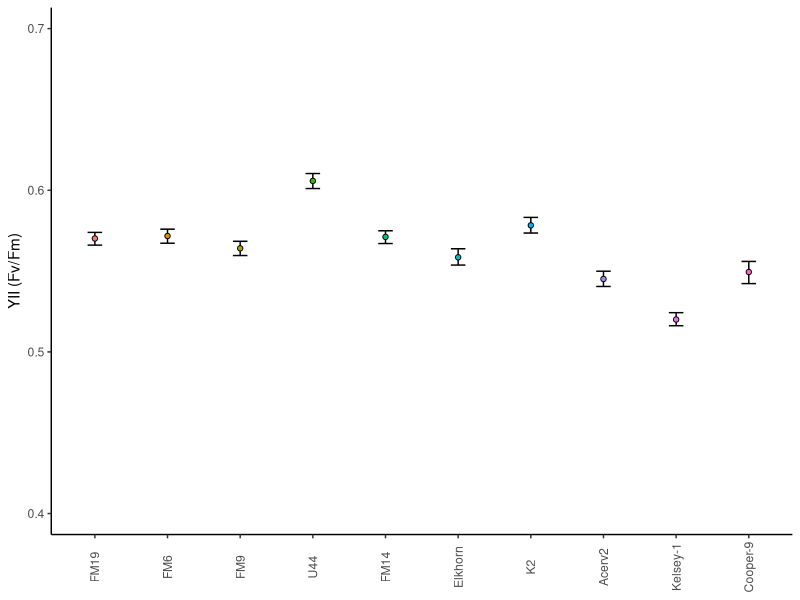
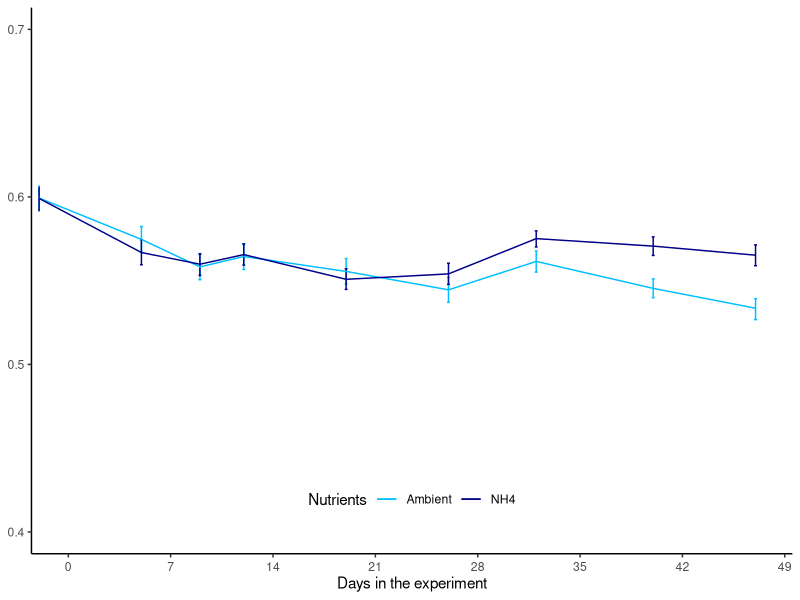
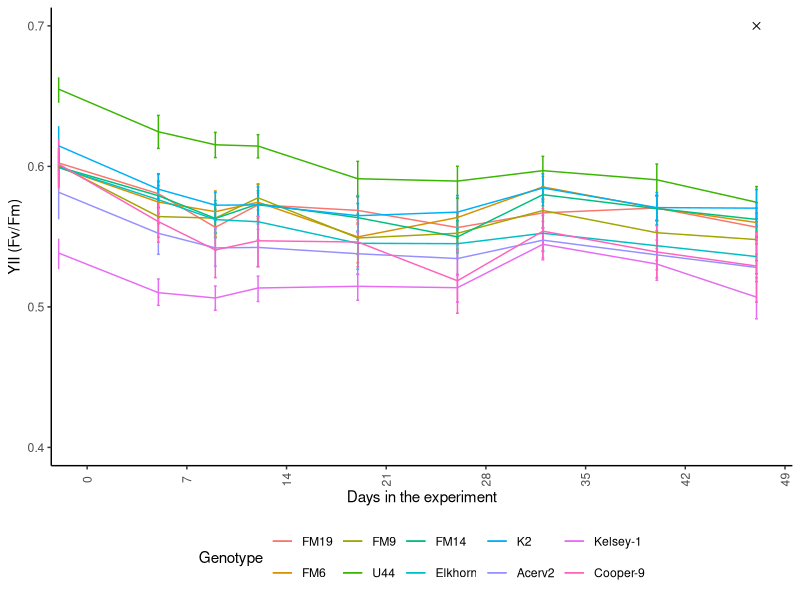
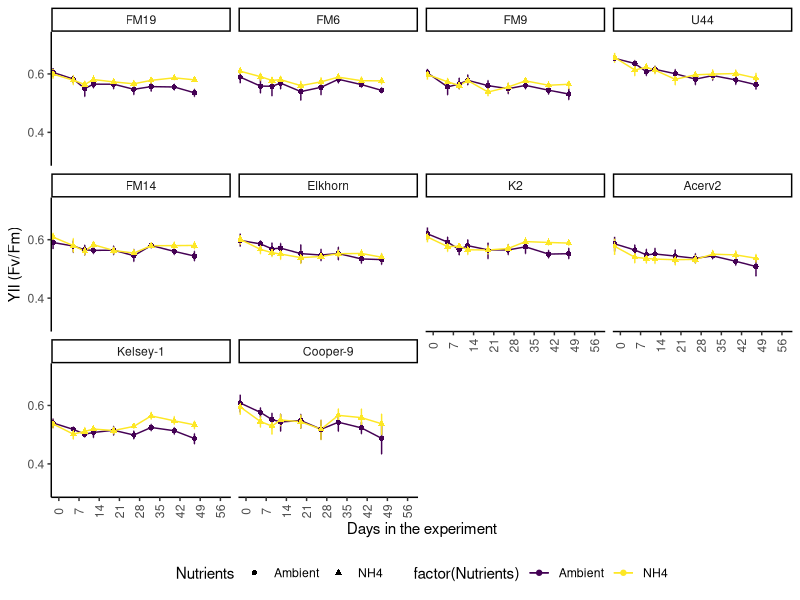
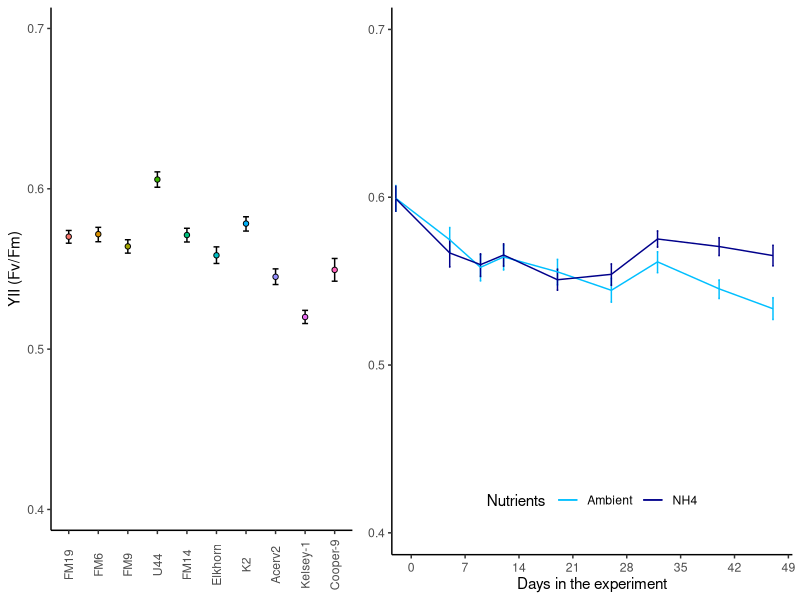

Recreate these plots in R, in order. (Note: this script raises an error after producing the figures.)
## ---- chunk 1
knitr::opts_chunk$set(echo = TRUE, warning=FALSE, message=FALSE, fig.width=7, fig.height=7 )
## ---- chunk 2

# Get all libraries and sources required to run the script

library(dplyr)
library(plyr)
library(reshape2)
library(ggplot2)
library(ggthemes)
library(ggpubr)

theme_set (theme_classic() + theme(panel.grid.major = element_blank(),
                              panel.grid.minor = element_blank(), 
                              axis.line = element_line(colour = "black"),
                              legend.position="none",
                              axis.text.x = element_text(angle = 90, 
                                                         vjust = 0.5),
                              plot.title = element_text(size=12,
                                                        face="bold"),
                              #panel.border = element_rect(colour = "black",
                              #fill=NA, size=1)
                              panel.border = element_blank()
                              ))

# Treatment colour
  Fill.colour <- scale_colour_manual(values =
                     c("deepskyblue", "indianred1", "blue4", "red4"))
  Fill.colour2 <- scale_colour_manual(values =
                     c("deepskyblue", "blue4"))

# Models 
  library(lme4)
  library(multcomp)
  library(multcompView)
  library(emmeans)
  library(effects)
  library(lmerTest)
## ---- chunk 3

# 1. Import data: 

  # Long format Ssid YII
    YII.Tall<-read.csv("Data/YII_tall.csv")

  # Wide format 
    # YII.wide<- YII.Tall<-readRDS("Data/YII.Wide.rds")
    # YII.Wide<-read.csv("Data/YII_Wide.csv")
  
  #summary(YII.Tall)


# 2. Data clean-up an types: 
  
  # Variable types 
    #YII.nutrients$Time <- as.factor(YII.nutrients$Time)
    YII.Tall$Time<-as.numeric(YII.Tall$Time)
    YII.Tall$Date<-as.Date(YII.Tall$Date, "%Y-%m-%d")
    YII.Tall$Days<-(as.numeric(YII.Tall$Date)-18518)
    YII.Tall$Date[which(YII.Tall$Date=="2020-09-04")]<-"2020-09-02"
    YII.Tall$Date<-as.Date(YII.Tall$Date, "%Y-%m-%d")
    YII.Tall<-filter(YII.Tall, Date!="2020-10-29")
  
  # Remove-unused data    
    Extras <- YII.Tall[which (YII.Tall$Nutrients=="Extra"), ]
    #YII.Tall <- droplevels(YII.Tall[!rownames(YII.Tall) %in%
    #                                     rownames(Extras), ])
    
    Error <- YII.Tall[which (YII.Tall$YII==0), ]
    # YII.Tall <- droplevels(YII.Tall[!rownames(YII.Tall) %in%
    #                                     rownames(Error), ])
    
    YII.Tall<-filter(YII.Tall, Genotype!="U41")
    #YII.Tall$Genotype <- droplevels(YII.Tall$Genotype)
    YII.Tall$Genotype<-factor(YII.Tall$Genotype, 
                              levels=c("FM19", "FM6", "FM9", "U44",
                                       "FM14", "Elkhorn","K2",
                                      "Acerv2", "Kelsey-1", "Cooper-9"))

    
  # Treatments
    YII.Tall$Nutrients<-factor(YII.Tall$Nutrients, 
                             levels= c("Ambient", "NH4"), ordered=TRUE)
    YII.Tall$Disease<-factor(YII.Tall$Disease, 
                             levels= c("Placebo", "Pathogen"),
                             ordered=TRUE)
    YII.Tall$Treatment<-paste(YII.Tall$Nutrients, YII.Tall$Disease,
                              sep = "-")
    YII.Tall$Treatment<-factor(YII.Tall$Treatment,
                              levels = c("Ambient-Placebo",
                                         "Ambient-Pathogen",
                                         "NH4-Placebo", "NH4-Pathogen"))
  # Replicates
    YII.Tall$Tank<-factor(YII.Tall$Tank, ordered=FALSE)
    YII.Tall$Genotype<-factor(YII.Tall$Genotype, ordered=FALSE)
  
  summary(YII.Tall)

# Subset data  
YII.CRF<-YII.Tall[which(YII.Tall$Genotype=='K2'|
                      YII.Tall$Genotype=='U41'|
                      YII.Tall$Genotype=='U44'), ]

YII.UM<-YII.Tall[which(YII.Tall$Genotype=='Acerv2'|
                      YII.Tall$Genotype=='Cooper-9'|
                      YII.Tall$Genotype=='Elkhorn'|
                      YII.Tall$Genotype=='Kelsey-1'), ]

YII.FWC<-YII.Tall[which(YII.Tall$Genotype=='FM14'|
                      YII.Tall$Genotype=='FM6'|
                      YII.Tall$Genotype=='FM19'|
                      YII.Tall$Genotype=='FM9'), ]


LastTreatment<-YII.Tall[which(YII.Tall$Time=='12'|YII.Tall$Time=='13'), ]

YII.Nutrients<-YII.Tall[YII.Tall$Days>-3,]
YII.Nutrients<-YII.Nutrients[YII.Nutrients$Days<51,]
## ---- chunk 4
YII_Genet<- ggplot(YII.Nutrients, aes (Genotype, YII, fill=Genotype)) +
  stat_summary(fun.data = "mean_cl_boot",geom = "errorbar", width = 0.2 )+
  stat_summary(fun=mean, geom="point", shape=21) + 
  #geom_jitter(alpha=0.5, shape=21)+
  theme(legend.position ="none",
        axis.title.x = element_blank())+
  scale_y_continuous(limits = c(0.4, .70),
                         breaks = seq(0, 0.7, 0.1),  
                         expand = c(0.01, 0.01),
                         name=("YII (Fv/Fm)"))
YII_Genet  
## ---- chunk 5
YII_Nutrients<- ggplot(YII.Nutrients, aes (Days, YII, colour=Nutrients)) +
  stat_summary(fun.data = "mean_cl_boot",geom = "errorbar", width = 0.2 )+
  stat_summary(fun=mean, geom="line") + 
  #geom_jitter(alpha=0.5, shape=21)+
  theme(legend.position = c(0.5, 0.1), legend.direction = "horizontal",
        axis.text.x = element_text(angle = 0),
         axis.title.y = element_blank())+
  scale_y_continuous(limits = c(0.4, .70),
                         breaks = seq(0, 0.7, 0.1),  
                         expand = c(0.01, 0.01),
                         name=("YII (Fv/Fm)"))+
  scale_x_continuous(limits = c(-2, 49),
                         breaks = seq(0, 50, 7),  
                         expand = c(0.01, 0.01),
                         name=("Days in the experiment"))+
  Fill.colour2
YII_Nutrients  
## ---- chunk 6
YII_plot<-ggarrange(YII_Genet, YII_Nutrients,
                ncol = 2, nrow = 1, widths = c(0.9, 1.1))
ggsave(file="Outputs/Figure_2_YII.svg", plot=YII_plot, dpi = 300, width=6, height=4)
## ---- chunk 7
# Genotype
YII_Genet<- ggplot(YII.Nutrients, aes (Days, YII, colour=Genotype)) +
  stat_summary(fun.data = "mean_cl_boot",geom = "errorbar", width = 0.2 )+
  stat_summary(fun=mean, geom="line") + 
  #geom_jitter(alpha=0.5, shape=21)+
  theme(legend.position = "bottom")+
  scale_y_continuous(limits = c(0.4, .70),
                         breaks = seq(0, 0.7, 0.1),  
                         expand = c(0.01, 0.01),
                         name=("YII (Fv/Fm)"))+
  scale_x_continuous(limits = c(-2, 49),
                         breaks = seq(0, 50, 7),  
                         expand = c(0.01, 0.01),
                         name=("Days in the experiment"))+
   annotate("rect",xmin=48, ymin=0.2, xmax = 49, ymax = 0.7, 
               alpha=0.5)+
  # Tissue samples
  annotate("point",x=c(47), y=c(0.7), 
           shape=4, size=2)+
  annotate("point",x=c(58), y=c(0.7), 
           shape=4, size=2)
YII_Genet  
#YII_Genet+ facet_wrap(~Nutrients)
#YII_Genet+ facet_wrap(~Disease)
#YII_Genet+ facet_wrap(Nutrients~Disease)
## ---- chunk 8
YII_Genet2<- ggplot(YII.Nutrients, aes (Days, YII, colour=factor(Treatment), shape=Nutrients)) +
  stat_summary(fun.data = "mean_cl_boot",geom = "errorbar", width = 0.2 )+
  stat_summary(fun=mean, geom="line") + 
  stat_summary(fun=mean, geom="point") +
  #geom_jitter(alpha=0.2)+
  theme(legend.position = "bottom")+
  scale_y_continuous(limits = c(0.4, .70),
                         breaks = seq(0, 0.7,0.1),  
                         expand = c(0.01, 0.01),
                         name=("YII (Fv/Fm)"))+
  scale_x_continuous(limits = c(-2, 59),
                         breaks = seq(0, 60, 7),  
                         expand = c(0.01, 0.01),
                         name=("Days in the experiment"))+
  Fill.colour

#YII_Genet2+ facet_wrap(Genotype~.)
## ---- chunk 9
YII_Genet<- ggplot(YII.Nutrients, aes (Days, YII, colour=factor(Nutrients), shape=Nutrients)) +
  stat_summary(fun.data = "mean_cl_boot",geom = "errorbar", width = 0.2 )+
  stat_summary(fun=mean, geom="line") + 
  stat_summary(fun=mean, geom="point") +
  #geom_jitter(alpha=0.2)+
  theme(legend.position = "bottom")+
  scale_y_continuous(limits = c(0.3, .73),
                         breaks = seq(0, 0.7,0.2),  
                         expand = c(0.01, 0.01),
                         name=("YII (Fv/Fm)"))+
  scale_x_continuous(limits = c(-2, 59),
                         breaks = seq(0, 60, 7),  
                         expand = c(0.01, 0.01),
                         name=("Days in the experiment"))
  #Fill.colour

YII_Genet+ facet_wrap(Genotype~.)
## ---- chunk 10
# More complex model 
YII.Nutrients<-subset(YII.Nutrients, Days<49)
YII.Nutrients$DayF<-as.factor(YII.Nutrients$Days)

LM_1 <- lmer(YII ~ Nutrients * DayF * Genotype + 
                             (1|Fragment), REML=TRUE, data= YII.Nutrients)

step(LM_1)
LM_2 <- lmer(YII ~ Nutrients + DayF + Genotype + (1 | Fragment) + Nutrients:DayF + DayF:Genotype,  data= YII.Nutrients)
 
# Select model
anova(LM_1, LM_2, refit=FALSE)

## ---- chunk 11
LM_Nutrients_Days<-lmer(YII ~ Nutrients + DayF + Genotype + 
                          (1 | Fragment) + 
                          Nutrients:DayF + DayF:Genotype,  data= YII.Nutrients)
  anova(LM_Nutrients_Days)
  #summary(LM_Nutrients_Days)
  #coef(LM_Nutrients_Days)
  #fitted(LM_Nutrients_Days)
      
  #layout(matrix(1:4,2,2))  
  #plot(LM_Nutrients_Days)  
      
plot(Effect(c("Nutrients","DayF"), LM_1), x.var="DayF", multiline=T, ci.style="bars")

#  Pair-wise comparisons
## Nutrients only
cld(emmeans(LM_Nutrients_Days, "Nutrients"))
## Genotype only
cld(emmeans(LM_Nutrients_Days, "Genotype"))
## Nutrients by day
cld(emmeans(LM_Nutrients_Days,  ~ Nutrients | DayF))
## ---- chunk 12
# Creates bibliography 
#knitr::write_bib(c(.packages()), "packages.bib")
